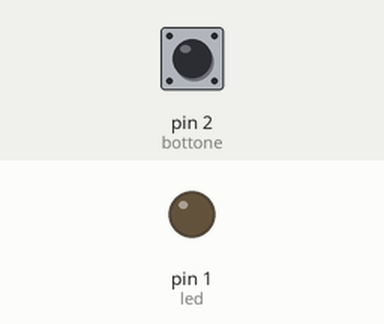
Recording of a sketch running on a simulated Arduino Uno, built with avr-gcc and run on an emulated ATmega328P. On the bench: output pins drawn as LEDs (lit = HIGH). Dashed ring = blinking. Inputs (shaded band) come from the test bench; at power-on: pin 2 (bottone) LOW.

Above: at 1.2 s.
1.3 s: pin 2 (bottone) pulled HIGH for 3.2 s
At 1.7 s:
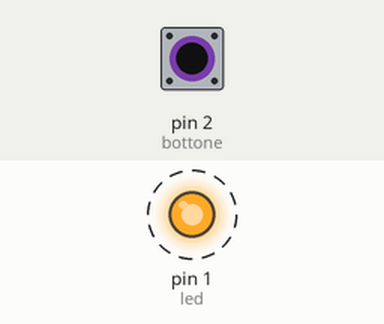
Timing chart, 0 to 6.3 s (numbered marks = the images above; inputs shaded):
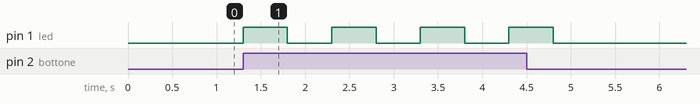

The sketch:

BOTTONE.ino
```cpp
int led = 1;
int bottone = 2;
int val = 0;
 void setup(){
  pinMode(led, OUTPUT);
  pinMode(bottone, INPUT);
 }

void loop(){
  val = digitalRead(bottone);
  if(val == HIGH){
    digitalWrite(led, HIGH);
    delay(500);
    digitalWrite(led, LOW);
    delay(500);
  }
  else{
    digitalWrite(led, LOW);
  }

}
```

Measured:
- after the input at 1.3 s, pin 1 (led): alternates HIGH for 0.50 s and LOW for 0.50 s, 8 changes in all, then stays LOW, starting at once
